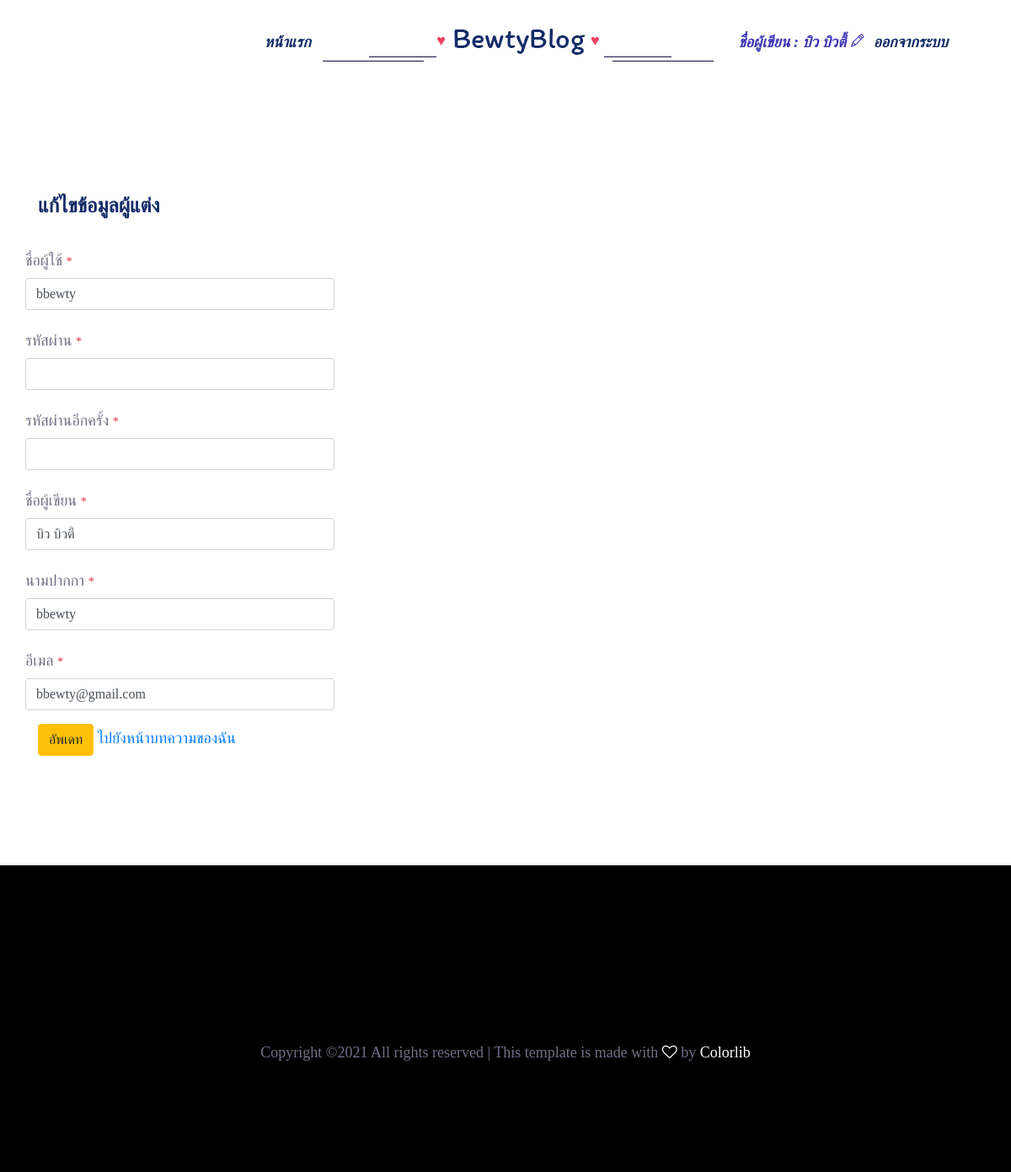
The app's page /miniproject/editauthors.php (signed in) with its own data.
### tables this page shows
CREATE TABLE `authors` (
  `id` int(11) NOT NULL COMMENT 'id ผู้เขียน',
  `username` varchar(45) NOT NULL COMMENT 'username สำหรับล๊อกอิน',
  `passwd` varchar(45) NOT NULL COMMENT 'รหัสผ่าน ใช้ฟังก์ชั่น md5(********) เพื่อเข้ารหัส',
  `name` varchar(45) NOT NULL COMMENT 'ชื่อผู้เขียน',
  `penname` varchar(45) NOT NULL COMMENT 'นามปากกา',
  `email` varchar(45) NOT NULL COMMENT 'อีเมล'
);

### miniproject/editauthors.php (the view, shortened to what this page needs)
<!DOCTYPE html>
<html lang="th" class="no-js">
<head>
    <link rel="stylesheet" href="css/linearicons.css" />
    <link rel="stylesheet" href="css/font-awesome.min.css" />
    <link rel="stylesheet" href="css/magnific-popup.css" />
    <link rel="stylesheet" href="css/nice-select.css" />
    <link rel="stylesheet" href="css/owl.carousel.css" />
    <link rel="stylesheet" href="css/bootstrap.css" />
    <link rel="stylesheet" href="css/bootstrap-datepicker.css" />
    <link rel="stylesheet" href="css/themify-icons.css" />
    <link rel="stylesheet" href="css/main.css" />
</head>
<body>
    <?php
    require_once('db.php');
    $auid = $_SESSION['auid'];
    $sql = "SELECT *
            FROM authors
            WHERE id = ?";
    $stmt = $mysqli->prepare($sql);
    $stmt->bind_param("s", $auid);
    $stmt->execute();
    $result = $stmt->get_result();
    $row = $result->fetch_object();
    ?>
    <header class="header-area">
        <div class="container">
            <div class="header-wrap">
                <div class="header-top d-flex justify-content-between align-items-lg-center navbar-expand-lg">
                    <div class="col menu-left">
                        <a href="index.php">หน้าแรก</a>
                    </div>
                    <div class="col-5 text-lg-center mt-2 mt-lg-0">
                        <span class="logo-outer">
                            ♥
                            <span class="logo-inner">
                                <a href="index.php"><img class="mx-auto" src="img/logo.png" alt="" /></a>
                            </span>
                            ♥
                        </span>
                    </div>
                    <nav class="col navbar navbar-expand-lg justify-content-end">
                        <div class="collapse navbar-collapse menu-right" id="collapsibleNavbar">
                            <ul class="navbar-nav justify-content-center w-100">
                                <li class="nav-item">
                                    <a href="editauthors.php" class="nav-link active">ชื่อผู้เขียน : <?php echo $_SESSION['name']; ?> <span class="ti-pencil"></span></a>
                                </li>
                                <li class="nav-item">
                                    <a class="nav-link" href="logout.php">ออกจากระบบ</a>
                                </li>
                            </ul>
                        </div>
                    </nav>
                </div>
            </div>
        </div>
    </header>
    <section class="contact-page-area section-gap">
        <div class="container">
            <h3 class="mb-30">
                แก้ไขข้อมูลผู้แต่ง
            </h3>
            <div class="row">
                <form method="post" name="registform" onSubmit="return formValidation();" action="edit_profile.php">
                    <div class="form-group row">
                        <label class="col-md-12 col-form-label text-md-left">ชื่อผู้ใช้ <small class="text-danger">*</small></label>
                        <div class="col-md-12">
                            <input type="text" id="username" class="form-control" name="username" value="<?php echo $row->username ?>" maxlength="45">
                        </div>
                    </div>
                    <div class="form-group row">
                        <label class="col-md-12 col-form-label text-md-left">รหัสผ่าน <small class="text-danger">*</small></label>
                        <div class="col-md-12">
                            <input type="password" id="passwd" class="form-control" name="passwd" value="" maxlength="45">
                        </div>
                    </div>
                    <div class="form-group row">
                        <label class="col-md-12 col-form-label text-md-left">รหัสผ่านอีกครั้ง <small class="text-danger">*</small></label>
                        <div class="col-md-12">
                            <input type="password" id="conpasswd" class="form-control" name="conpasswd" value="" maxlength="45">
                        </div>
                    </div>
                    <div class="form-group row">
                        <label class="col-md-12 col-form-label text-md-left">ชื่อผู้เขียน <small class="text-danger">*</small></label>
                        <div class="col-md-12">
                            <input type="text" id="name" class="form-control" name="name" value="<?php echo $row->name ?>" maxlength="45">
                        </div>
                    </div>
                    <div class="form-group row">
                        <label class="col-md-12 col-form-label text-md-left">นามปากกา <small class="text-danger">*</small></label>
                        <div class="col-md-12">
                            <input type="text" id="penname" class="form-control" name="penname" value="<?php echo $row->penname ?>" maxlength="45">
                        </div>
                    </div>
                    <div class="form-group row">
                        <label class="col-md-12 col-form-label text-md-left">อีเมล <small class="text-danger">*</small></label>
                        <div class="col-md-12">
                            <input type="email" id="email" class="form-control" name="email" value="<?php echo $row->email ?>" maxlength="45">
                        </div>
                    </div>
                    <div class="col-md-12 offset-md-left">
                        <button type="submit" class="btn btn-warning">
                            อัพเดท
                        </button>
                        <a href="myarticle.php">ไปยังหน้าบทความของฉัน</a>
                    </div>
                </form>
            </div>
        </div>
    </section>
    <footer class="footer-area section-gap">
        <div class="container">
            <div class="footer-bottom d-flex justify-content-center align-items-center flex-wrap">
                <p class="footer-text m-0">
                    Copyright &copy; All rights reserved | This template is made with <i class="fa fa-heart-o" aria-hidden="true"></i> by <a href="https://colorlib.com" target="_blank">Colorlib</a>
                </p>
            </div>
        </div>
    </footer>
</body>
</html>

### miniproject/css/main.css (style rules this page uses)
body { color: #706f87; font-family: 'Itim', cursive; font-size: 18px; font-weight: 500; line-height: 24px; position: relative }
ol, ul { margin: 0; padding: 0; list-style: none }
a { -webkit-transition: all 0.3s ease 0s; -moz-transition: all 0.3s ease 0s; -o-transition: all 0.3s ease 0s; transition: all 0.3s ease 0s }
a, a:focus, a:hover { text-decoration: none; outline: 0 }
h1, h2, h3, h4, h5, h6 { font-family: 'Itim', cursive; color: #132b67; line-height: 1.2; margin-bottom: 0; margin-top: 0; font-weight: 700 }
.mb-30 { margin-bottom: 30px }
.flex-wrap { -webkit-flex-wrap: wrap; -moz-flex-wrap: wrap; -ms-flex-wrap: wrap; flex-wrap: wrap }
.section-gap { padding: 130px 0 }
h3 { font-size: 24px }
h1, h2, h3, h4, h5, h6 { line-height: 1.2 }
.logo-outer { text-align: center; padding: 15px 0; position: relative; color: #F33F64; }
.logo-outer:before, .logo-outer:after { content: ""; position: absolute; bottom: 0px; height: 1px; width: 120px; background: #13113a }
.logo-outer:before { left: -135px }
.logo-outer:after { right: -135px }
.logo-inner { position: relative }
.logo-inner:before, .logo-inner:after { content: ""; position: absolute; bottom: -10px; height: 1px; width: 80px; background: #13113a }
.logo-inner:before { left: -96px }
.logo-inner:after { right: -96px }
.header-area { position: relative; background-color: #fff; width: 100%; z-index: 999999; -webkit-transition: all 0.4s ease 0s; -moz-transition: all 0.4s ease 0s; -o-transition: all 0.4s ease 0s; transition: all 0.4s ease 0s }
.header-area .navbar { padding: 0 }
.menu-left { text-align: right }
.menu-left a { margin-right: 26px; color: #132b67; font-size: 18px; font-family: 'Itim', cursive; font-weight: 600; font-style: italic }
.menu-left a:last-child { margin-right: 0 }
.menu-right .nav-item .nav-link { margin: 0px 5px; color: #132b67; font-size: 18px; font-family: 'Itim', cursive; font-weight: 600; font-style: italic; padding: 38px 0px }
.menu-right .nav-item .nav-link:hover, .menu-right .nav-item .nav-link.active { color: #3b35b3; }
@media (max-width: 1280px) and (min-width: 799px) { .menu-right { font-size: 11px } }
.footer-area { background: #000000 }
.footer-text { padding-top: 80px }
.footer-text a, .footer-text i { color: #ffffff }

### records on screen
authors: username "bbewty", name "บิว บิวตี้", penname "bbewty", email "bbewty@gmail.com"

### other values on screen
$_SESSION['name'] "บิว บิวตี้"
